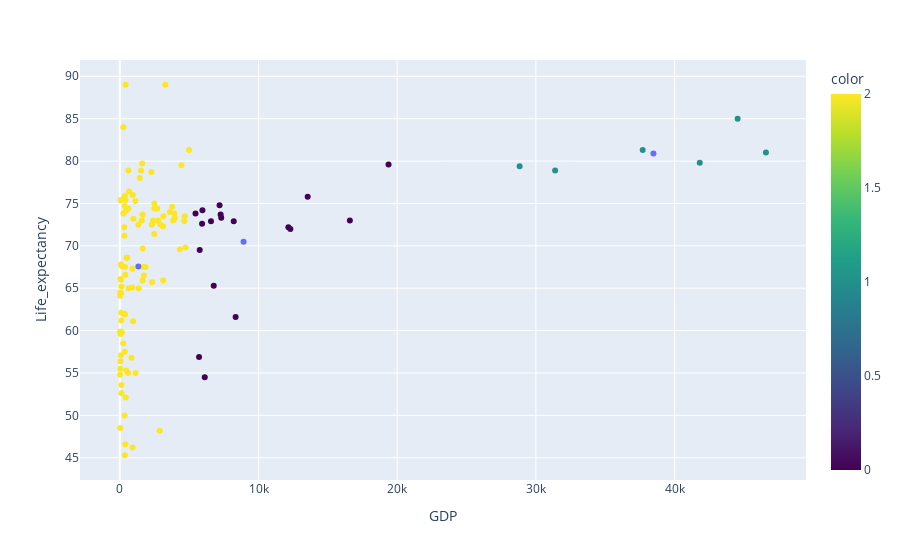

The code cell stored with this chart in its notebook:
### Markdown cell above
### Klaszterek ábrázolása középpontokkal (Plotly)

### Code cell
import plotly.express as px

fig = px.scatter(X, 'GDP', 'Life_expectancy', color=y_kmeans, hover_name=df[df.Year==2007].Country,
                 color_continuous_scale=px.colors.sequential.Viridis)

fig2 = px.scatter(cen, 'x', 'y')
fig.add_trace(fig2.data[0])

fig.show()

### Figure 1 — Plotly figure (JSON) as saved in the notebook; plotly's stock layout.template omitted (floating-point values rounded to 4 significant figures)
{"data": [{"hoverlabel": {"namelength": 0}, "hovertemplate": "<b>%{hovertext}</b><br><br>GDP=%{x}<br>Life_expectancy=%{y}<br>color=%{marker.color}", "hovertext": ["Afghanistan", "Albania", "Algeria", "Angola", "Argentina", "Armenia", "Australia", "Austria", "Azerbaijan", "Bangladesh", "Belarus", "Belgium", "Belize", "Benin", "Bhutan", "Bosnia and Herzegovina", "Botswana", "Brazil", "Bulgaria", "Burkina Faso", "Burundi", "Cabo Verde", "Cambodia", "Cameroon", "Canada", "Chile", "China", "Colombia", "Comoros", "Costa Rica", "Croatia", "Cyprus", "Djibouti", "Dominican Republic", "Ecuador", "El Salvador", "Eritrea", "Estonia", "Ethiopia", "Fiji", "France", "Gabon", "Georgia", "Germany", "Ghana", "Greece", "Guatemala", "Guinea", "Guyana", "Honduras", "India", "Indonesia", "Iraq", "Israel", "Italy", "Jamaica", "Jordan", "Kazakhstan", "Kenya", "Kiribati", "Latvia", "Lebanon", "Lesotho", "Lithuania", "Luxembourg", "Madagascar", "Malawi", "Malaysia", "Maldives", "Mali", "Malta", "Mauritania", "Mauritius", "Mexico", "Mongolia", "Montenegro", "Morocco", "Mozambique", "Myanmar", "Nepal", "Nicaragua", "Nigeria", "Pakistan", "Panama", "Papua New Guinea", "Paraguay", "Peru", "Philippines", "Poland", "Portugal", "Romania", "Russian Federation", "Rwanda", "Samoa", "Sao Tome and Principe", "Senegal", "Serbia", "Seychelles", "Sierra Leone", "Solomon Islands", "South Africa", "Spain", "Sri Lanka", "Suriname", "Swaziland", "Syrian Arab Republic", "Tajikistan", "Thailand", "Tonga", "Trinidad and Tobago", "Tunisia", "Turkey", "Turkmenistan", "Uganda", "Ukraine", "Uruguay", "Uzbekistan", "Vanuatu", "Zambia", "Zimbabwe"], "legendgroup": "", "marker": {"color": [2, 2, 2, 2, 0, 2, 2, 1, 2, 2, 2, 2, 2, 2, 2, 2, 0, 0, 0, 2, 2, 2, 2, 2, 1, 2, 2, 2, 2, 2, 0, 1, 2, 2, 2, 2, 2, 0, 2, 2, 2, 0, 2, 1, 2, 1, 2, 2, 2, 2, 2, 2, 2, 2, 1, 2, 2, 0, 2, 2, 2, 2, 2, 0, 2, 2, 2, 0, 2, 2, 0, 2, 0, 2, 2, 0, 2, 2, 2, 2, 2, 2, 2, 2, 2, 2, 2, 2, 2, 2, 0, 2, 2, 2, 2, 2, 0, 0, 2, 2, 0, 2, 2, 0, 2, 2, 2, 2, 2, 2, 2, 2, 2, 2, 2, 2, 2, 2, 2, 2], "coloraxis": "coloraxis", "symbol": "circle"}, "mode": "markers", "name": "", "showlegend": false, "type": "scatter", "x": [369.8, 363.1, 3935.0, 2879.0, 7194.0, 3139.0, 4992.0, 46590.0, 3851.0, 541.7, 4735.0, 4444.0, 4325.0, 76.54, 1741.0, 418.3, 5714.0, 7314.0, 5933.0, 475.1, 17.8, 3112.0, 631.7, 111.7, 44540.0, 1527.0, 2695.0, 4674.0, 72.76, 612.6, 13550.0, 31390.0, 147.6, 4647.0, 359.7, 334.8, 317.3, 16590.0, 243.3, 478.8, 416.6, 8353.0, 2492.0, 41810.0, 19.69, 28830.0, 2490.0, 49.46, 2328.0, 1593.0, 118.2, 1856.0, 3129.0, 258.6, 37700.0, 462.5, 2763.0, 6771.0, 839.2, 1358.0, 1444.0, 614.3, 918.4, 12300.0, 1618.0, 377.8, 32.22, 7269.0, 52.86, 595.6, 19380.0, 113.3, 6575.0, 933.3, 1635.0, 5957.0, 2494.0, 422.1, 41.45, 393.9, 1344.0, 1137.0, 95.43, 668.9, 956.7, 2312.0, 3611.0, 1673.0, 1126.0, 2279.0, 8214.0, 911.3, 44.85, 322.5, 894.9, 95.4, 5458.0, 12150.0, 358.8, 146.9, 6125.0, 3279.0, 1645.0, 5761.0, 347.5, 258.4, 52.36, 3972.0, 2932.0, 1653.0, 3778.0, 979.5, 26.37, 41.86, 368.7, 79.7, 83.48, 2393.0, 114.6, 397.0], "xaxis": "x", "y": [57.5, 75.9, 73.8, 48.2, 74.8, 73.5, 81.3, 81, 73, 68.6, 69.8, 79.5, 69.6, 57.1, 66.5, 75.4, 56.9, 73.3, 72.6, 55.3, 54.8, 72.3, 65, 53.6, 85, 78.9, 74.4, 73.5, 66, 78.9, 75.8, 78.9, 59.8, 72.9, 74.7, 71.2, 62, 73, 58.5, 68.6, 89, 61.6, 74.4, 79.8, 59.9, 79.4, 75, 56.4, 65.7, 73, 65.2, 67.5, 65.9, 84, 81.3, 74.2, 73, 65.3, 56.8, 65, 78, 74.4, 46.2, 72, 79.7, 61.9, 48.5, 73.7, 75.4, 55, 79.6, 61.2, 72.9, 76, 65.9, 74.2, 71.4, 52.1, 64.5, 66.6, 72.5, 55, 64.4, 76.4, 61.1, 72.5, 74, 67.5, 75.3, 78.7, 72.9, 67.3, 59.6, 72.2, 65.1, 62.1, 73.8, 72.2, 45.3, 67.6, 54.5, 89, 73.7, 69.5, 50, 73.8, 66.1, 73.3, 72.5, 69.7, 74.6, 73.2, 64.1, 55.5, 67.5, 75.4, 67.8, 73, 52.6, 46.6], "yaxis": "y"}, {"hoverlabel": {"namelength": 0}, "hovertemplate": "x=%{x}<br>y=%{y}", "legendgroup": "", "marker": {"color": "#636efa", "symbol": "circle"}, "mode": "markers", "name": "", "showlegend": false, "type": "scatter", "x": [8922.0, 38480.0, 1339.0], "xaxis": "x", "y": [70.48, 80.9, 67.57], "yaxis": "y"}], "layout": {"coloraxis": {"colorbar": {"title": {"text": "color"}}, "colorscale": [[0, "#440154"], [0.1111, "#482878"], [0.2222, "#3e4989"], [0.3333, "#31688e"], [0.4444, "#26828e"], [0.5556, "#1f9e89"], [0.6667, "#35b779"], [0.7778, "#6ece58"], [0.8889, "#b5de2b"], [1, "#fde725"]]}, "legend": {"tracegroupgap": 0}, "margin": {"t": 60}, "xaxis": {"anchor": "y", "domain": [0, 1], "title": {"text": "GDP"}}, "yaxis": {"anchor": "x", "domain": [0, 1], "title": {"text": "Life_expectancy"}}}}
